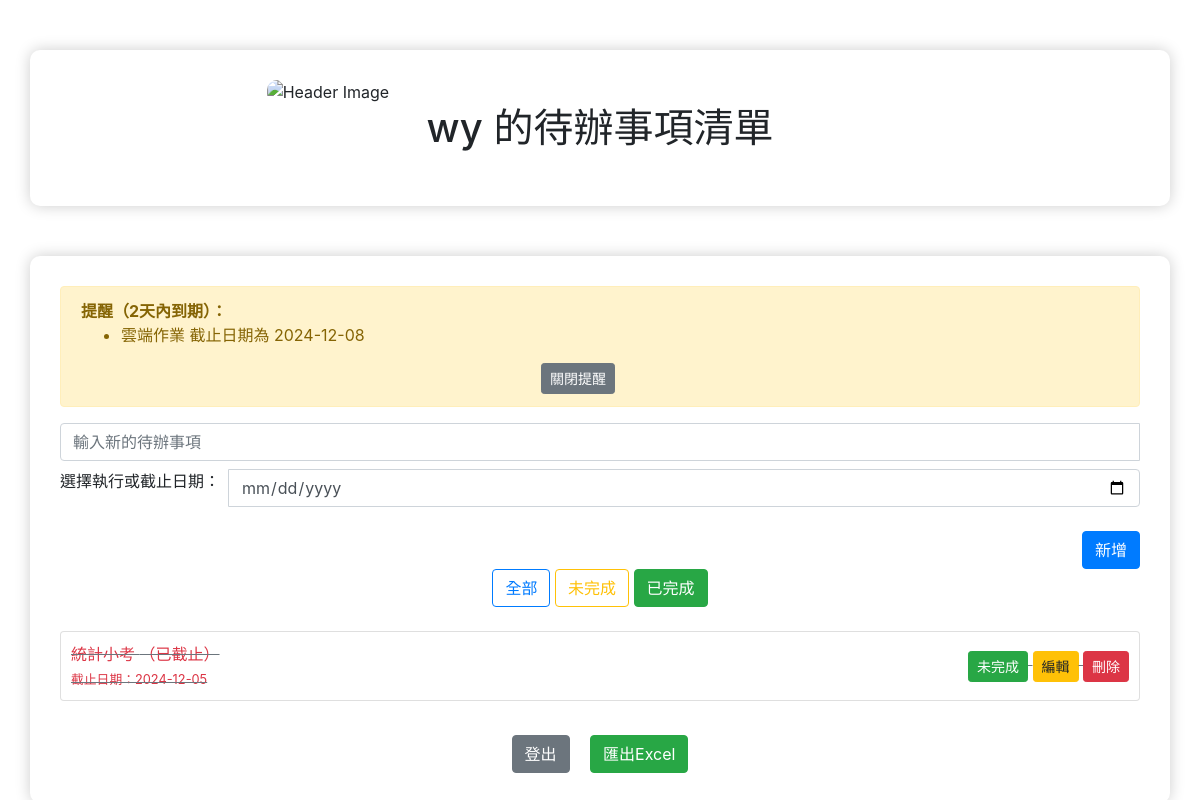
The app's page /?category=completed (signed in) with its own data.
### app.py (models this page shows)
class User(db.Model):
    id = db.Column(db.Integer, primary_key=True)
    username = db.Column(db.String(150), nullable=False, unique=True)
    password = db.Column(db.String(200), nullable=False)
    todos = db.relationship('Todo', backref='user', lazy=True)

class Todo(db.Model):
    id = db.Column(db.Integer, primary_key=True)
    content = db.Column(db.String(200), nullable=False)
    completed = db.Column(db.Boolean, default=False)
    date_created = db.Column(db.DateTime, default=datetime.utcnow)
    due_date = db.Column(db.DateTime, nullable=True)
    user_id = db.Column(db.Integer, db.ForeignKey('user.id'), nullable=False)

### app.py (the view)
@app.route('/')
def index():
    if 'user_id' not in session:
        return redirect(url_for('login'))
    user = User.query.get(session['user_id'])  # 查詢當前登入的使用者
    if not user:
        return redirect(url_for('login'))  # 如果用戶不存在，重定向到登入頁
    category = request.args.get('category', 'all')
    if category == 'completed':
        todos = Todo.query.filter_by(user_id=user.id, completed=True).order_by(Todo.due_date.asc().nulls_last(), Todo.date_created.asc()).all()
    elif category == 'incomplete':
        todos = Todo.query.filter_by(user_id=user.id, completed=False).order_by(Todo.due_date.asc().nulls_last(), Todo.date_created.asc()).all()
    else:  # 默認顯示全部
        todos = Todo.query.filter_by(user_id=user.id).order_by(Todo.due_date.asc().nulls_last(), Todo.date_created.asc()).all()
    for todo in todos:
        todo.is_overdue = todo.due_date and todo.due_date < datetime.utcnow()
    reminders = session.pop('reminder', None)
    return render_template('index.html', todos=todos, username=user.username, reminders=reminders, category=category)

### templates/index.html (shortened to what this page needs)
<!DOCTYPE html>
<html lang="zh-Hant">
<head>
    <link rel="stylesheet" href="https://stackpath.bootstrapcdn.com/bootstrap/4.5.2/css/bootstrap.min.css">
</head>
<body>
    <div class="container">
        <img src="https://img.zuomeme.com/uploads/1693569081758172966967.jpg" alt="Header Image" class="header-image" style="display: block; margin: auto;width: 500pt; height: auto;">
        <h1 class="text-center mb-4">{{ username }} 的待辦事項清單</h1>
        </div>
        <div class="container">
            {% if reminders %}
            <div class="alert alert-warning alert-dismissible fade show" role="alert">
                <strong>提醒（2天內到期）：</strong>
                <ul>
                    {% for reminder in reminders %}
                        <li>{{ reminder }}</li>
                    {% endfor %}
                </ul>
                <div class="text-center mt-2">
                    <button type="button" class="btn btn-secondary btn-sm" data-bs-dismiss="alert" aria-label="Close">關閉提醒</button>
                </div>
            </div>
            {% endif %}
        <form action="/add" method="POST" class="mb-3">
            <div class="input-group mb-2">
                <input type="text" name="content" class="form-control" placeholder="輸入新的待辦事項" required>
            </div>
            <div class="input-group mb-3">
                <label for="due_date" class="mr-2">選擇執行或截止日期：</label>
                <input type="date" name="due_date" class="form-control" id="due_date" required>
            </div>
            <div class="d-flex justify-content-end mt-4">
                <button type="submit" class="btn btn-primary">新增</button>
            </div>
            <div class="mb-4 text-center">
                <a href="/?category=all" class="btn btn-outline-primary {% if category == 'all' %}active{% endif %}">全部</a>
                <a href="/?category=incomplete" class="btn btn-outline-warning {% if category == 'incomplete' %}active{% endif %}">未完成</a>
                <a href="/?category=completed" class="btn btn-outline-success {% if category == 'completed' %}active{% endif %}">已完成</a>
            </div>
        </form>
        <ul class="list-group">
            {% for todo in todos %}
                <li class="list-group-item todo-item {% if todo.completed %}completed{% endif %}">
                    <div class="d-flex justify-content-between align-items-center">
                        <div>
                            <span class="{% if todo.is_overdue %}text-danger{% else %}text-body{% endif %}">
                                {{ todo.content }}
                                {% if todo.is_overdue %}
                                    <span class="ms-2">（已截止）</span>
                                {% endif %}
                            </span><br>
                            <small class="{% if todo.is_overdue %}text-danger{% else %}text-muted{% endif %}">
                                截止日期：{{ todo.due_date.strftime('%Y-%m-%d') }}
                            </small>
                        </div>
                        <div>
                            <a href="/complete/{{ todo.id }}" class="btn btn-success btn-sm">{{ '未完成' if todo.completed else '完成' }}</a>
                            <a href="javascript:void(0);" class="btn btn-warning btn-sm edit-btn" data-id="{{ todo.id }}" data-content="{{ todo.content }}" data-due-date="{{ todo.due_date.strftime('%Y-%m-%d') if todo.due_date else '' }}">編輯</a>
                            <a href="/delete/{{ todo.id }}" class="btn btn-danger btn-sm">刪除</a>
                        </div>
                    </div>
                </li>
            {% endfor %}
        </ul>
        <div class="text-center mt-4">
            <a href="/logout" class="btn btn-secondary mx-2">登出</a>
            <a href="/export" class="btn btn-success mx-2">匯出Excel</a>
        </div>
    </div>
</body>
</html>

### templates/index.html (style rules this page uses)
body { background-color: #ffffff; transition: background-color 0.3s ease; }
.container { margin-top: 50px; background-color: #ffffff; padding: 30px; border-radius: 10px; box-shadow: 0 0 15px rgba(0, 0, 0, 0.2); }
.todo-item { padding: 10px; border-radius: 5px; margin-bottom: 10px; }
.completed { text-decoration: line-through; color: #6c757d; }
.header-image { width: 100%; height: auto; margin-bottom: 20px; border-radius: 10px; }

### records on screen
User: username "wy"
Todo: content "統計小考", due_date "2024-12-05", completed "未完成"

### other values on screen
{{ reminder }} "雲端作業 截止日期為 2024-12-08"
